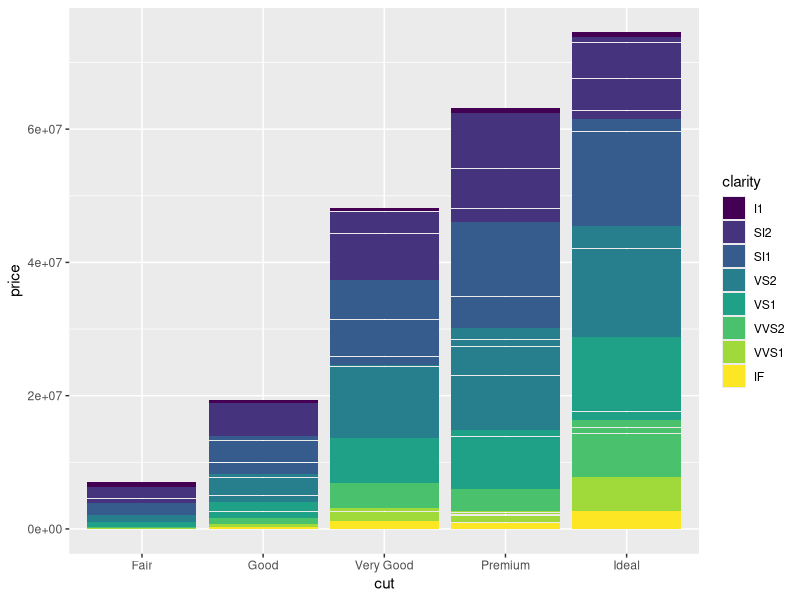
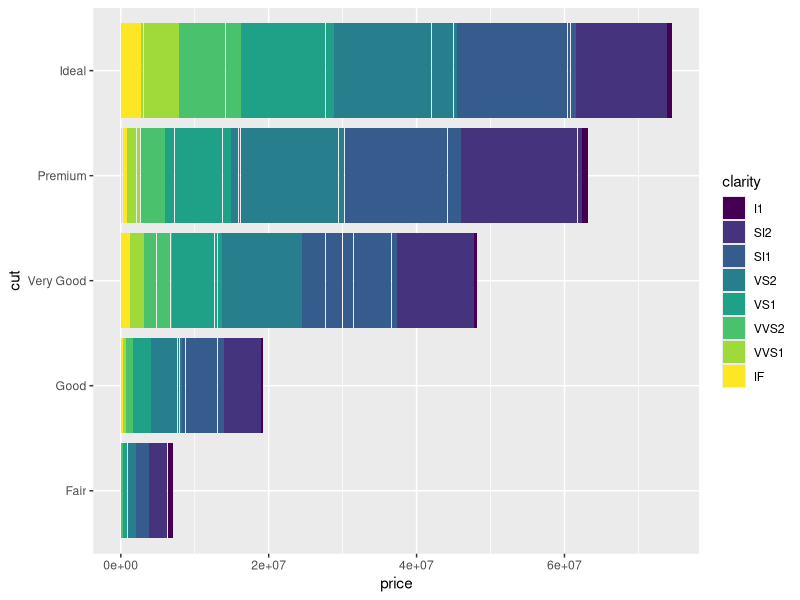
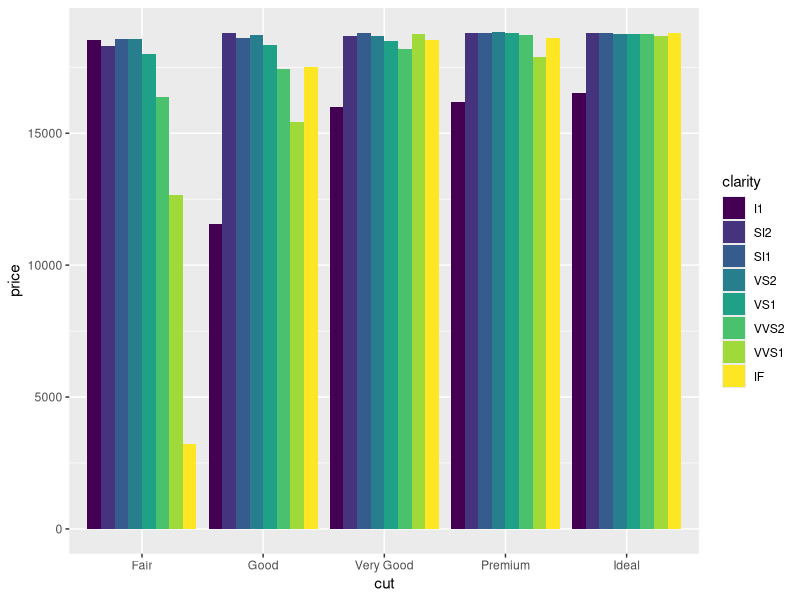
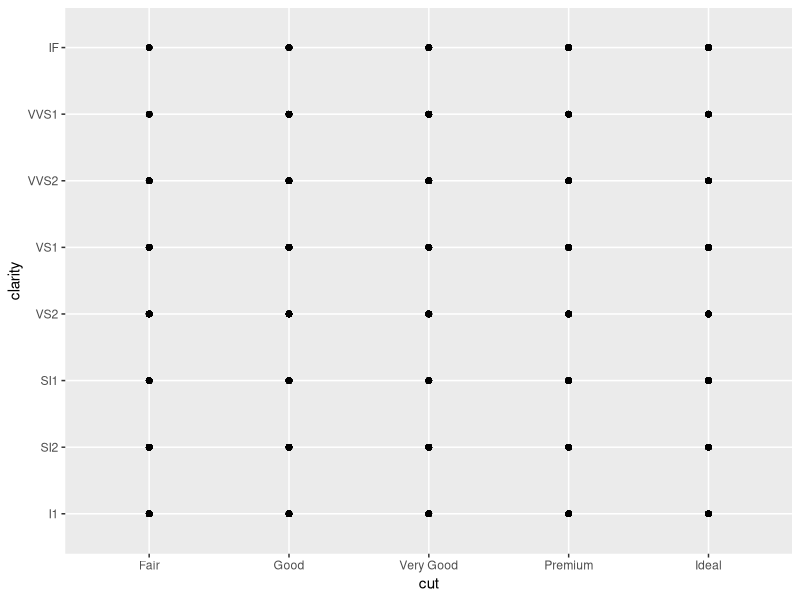
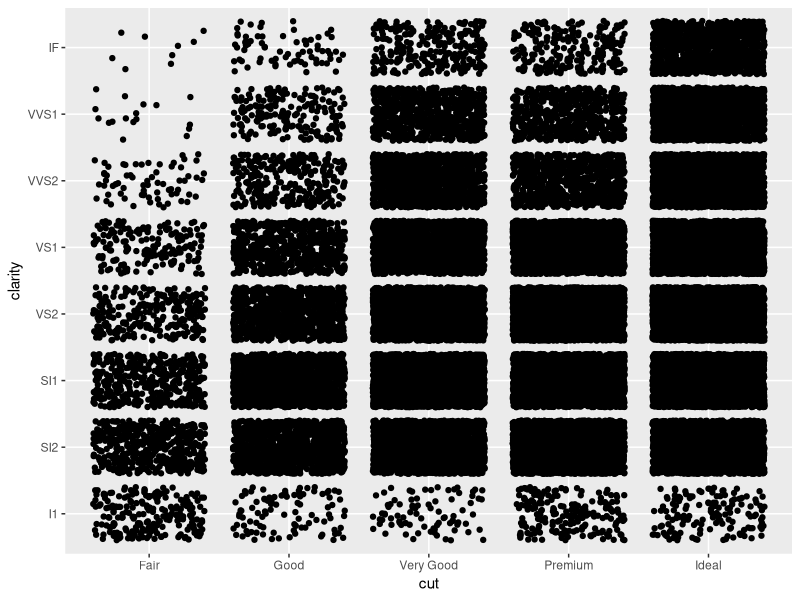
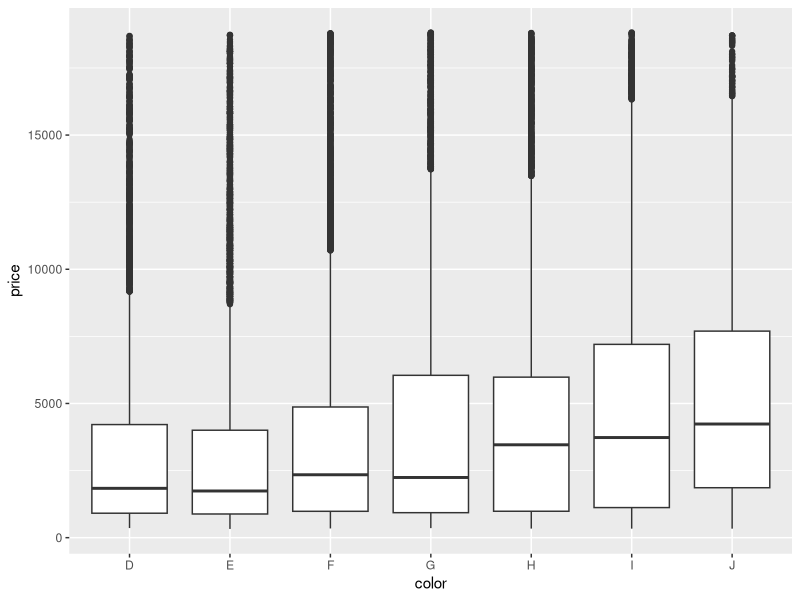
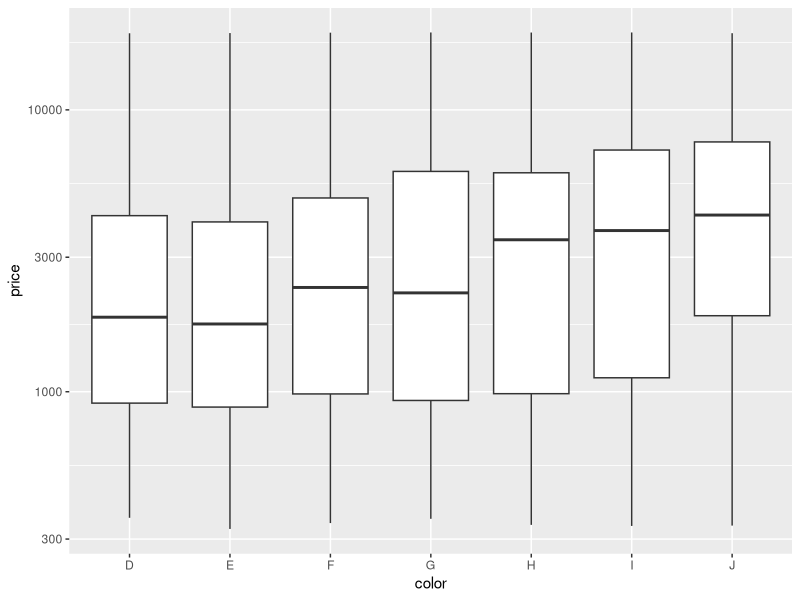
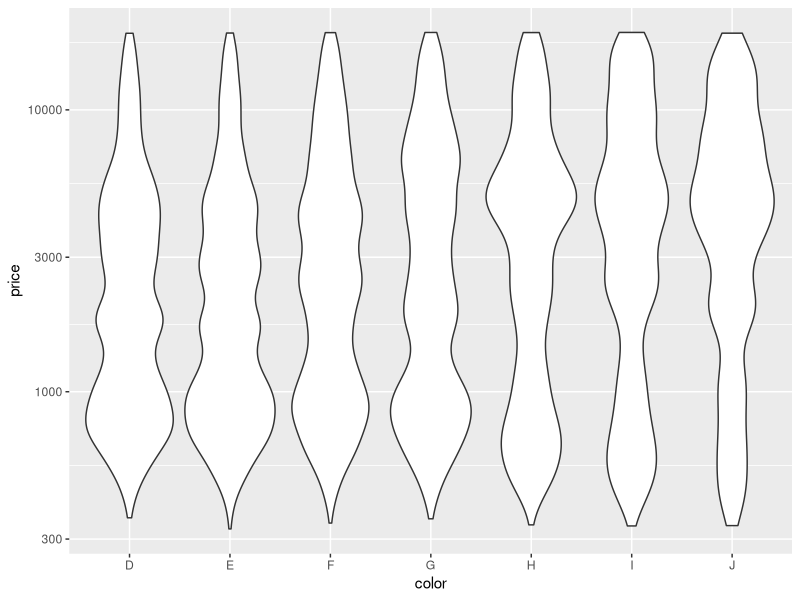

The R script that drew these images, in order: (Note: this script raises an error after producing the figures.)
# Exercise 2: advanced ggplot2 practice

# Install and load the `ggplot2` package
#install.packages('ggplot2')
library("ggplot2")

# For this exercise you will again be working with the `diamonds` data set.
# Use `?diamonds` to review details about this data set
?diamonds

## Position Adjustments

# Draw a column (bar) chart of diamonds cuts by price, with each bar filled by 
# clarity. You should see a _stacked_ bar chart.
ggplot(diamonds) + geom_col(aes(x=cut, y=price, fill=clarity))


# Draw the same chart again, but with each element positioned to "fill" the y axis
ggplot(diamonds) + geom_col(aes(x=cut, y=price, fill=clarity)) +coord_flip()


# Draw the same chart again, but with each element positioned to "dodge" each other
ggplot(diamonds) + geom_col(aes(x=cut, y=price, fill=clarity), position = 'dodge')


# Draw a plot with point geometry with the x-position mapped to `cut` and the 
# y-position mapped to `clarity`
# This creates a "grid" grouping the points
ggplot(diamonds) + geom_point(aes(x=cut, y=clarity))


# Use the "jitter" position adjustment to keep the points from all overlapping!
# (This works a little better with a sample of diamond data, such as from the 
# previous exercise).
ggplot(diamonds) + geom_point(aes(x=cut, y=clarity), position = 'jitter')


## Scales

# Draw a "boxplot" (with `geom_boxplot`) for the diamond's price (y) by color (x)
ggplot(diamonds) + geom_boxplot(aes(x=color, y=price))

# This has a lot of outliers, making it harder to read. To fix this, draw the 
# same plot but with a _logarithmic_ scale for the y axis.
ggplot(diamonds) + geom_boxplot(aes(x=color, y=price)) + scale_y_log10()


# For another version, draw the same plot but with `violin` geometry instead of 
# `boxplot` geometry!
# How does the logarithmic scale change the data presentation?
ggplot(diamonds) + geom_violin(aes(x=color, y=price)) + scale_y_log10()
# Log 10 scale makes points from 3000-10000 appear as far from eachother as points between
# 300 and 1000. It makes the y axis scale logarithmicallty, each step up increases by 10x.

# Another interesting plot: draw a plot of the diamonds price (y) by carat (x), 
# using a heatmap of 2d bins (geom_bin2d)
# What happens when you make the x and y channels scale logarithmically?
ggplot(diamonds) + geom_bin2d(aes(x=carat, y=price))
ggplot(diamonds) + geom_bin2d(aes(x=carat, y=price)) + scale_x_log10() + scale_y_log10()
# Heatmap becomes more linear when both axises are scaled logarithmically

# Draw a scatter plot for the diamonds price (y) by carat (x). Color each point
# by the clarity (Remember, this will take a while. Use a sample of the diamonds 
# for faster results)
sample = sample_n(diamonds, 1000)
ggplot(sample) + geom_point(aes(x=carat, y=price, color=clarity))

# Change the color of the previous plot using a ColorBrewer scale of your choice. 
# What looks nice?
ggplot(sample) + geom_point(aes(x=carat, y=price, color=clarity)) + scale_color_brewer(palette = 'Set3')


## Coordinate Systems

# Draw a bar chart with x-position and fill color BOTH mapped to cut
# For best results, SET the `width` of the geometry to be 1 (fill plot, no space
# between)
# TIP: You can save the plot to a variable for easier modifications
ggplot(diamonds) + geom_bar(aes(x=cut, fill=cut), width = 1)

# Draw the same chart, but with the coordinate system flipped
ggplot(diamonds) + geom_bar(aes(x=cut, fill=cut), width = 1) + coord_flip()


# Draw the same chart, but in a polar coordinate system. It's a Coxcomb chart!
ggplot(diamonds) + geom_bar(aes(x=cut, fill=cut), width = 1) + coord_polar()



## Facets

# Take the scatter plot of price by carat data (colored by clarity) and add 
# _facets_ based on the diamond's `color`
ggplot(sample) + geom_point(aes(x=price, y=carat, color=clarity)) + facet_wrap('color')


## Saving Plots

# Use the `ggsave()` function to save the current (recent) plot to disk.
# Name the output file "my-plot.png".
# Make sure you've set the working directory!!
ggsave('my-plot.png')
